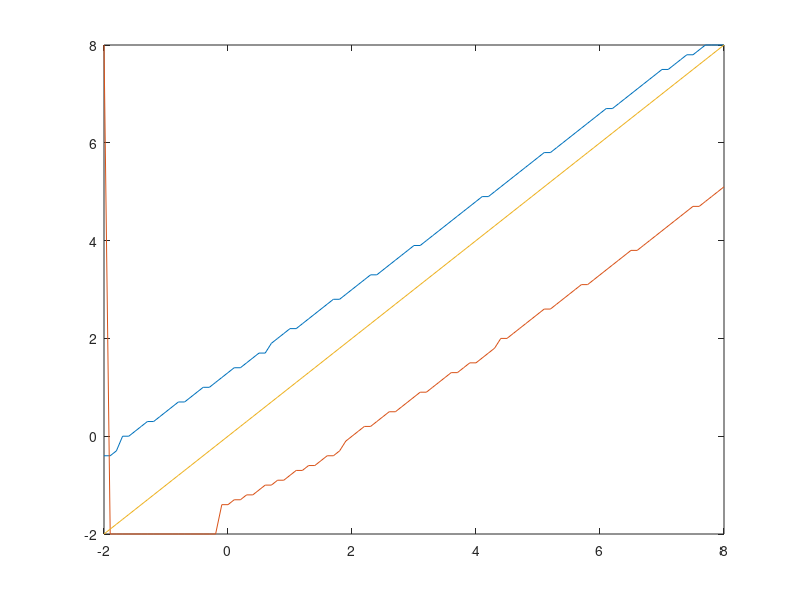

Source code (MATLAB):

% do dynamics now..

% start with simple model, then do simple deaton, then do complex deaton

%%% deaton superrrr simple



clear;

dimIter=30;

delta = 0.2; 
 r = 0.1;
 yl = 6;
 yh = 10;
sigma = 3;
 
S=-2:0.1:8;
n = length(S);

ctot= 4.*ones(n,n);
v=ctot.^(1-sigma)/(1-sigma);

        % next period (j)  % minus this period (i)
Ch = (1+r)*(S) + yh - S';
Cl = (1+r)*(S) + yl - S';

Uh = Ch.^(1-sigma)/(1-sigma);
Ul = Cl.^(1-sigma)/(1-sigma);

vH1 = max(v);
vL1 = max(v);

T=100
for j=1:T
        w=ones(n,1)*(vH1+vL1);
        wh = Uh + (1/(1+delta)).*.5*w';
        wl = Ul + (1/(1+delta)).*.5*w';
        vH1=max(wh);
        vL1=max(wl);
end

[valH,indH]=max(wh);
[valL,indL]=max(wl);
optsh = S(indH);
optsl = S(indL);

plot(S,optsh,S,optsl,S,S)


